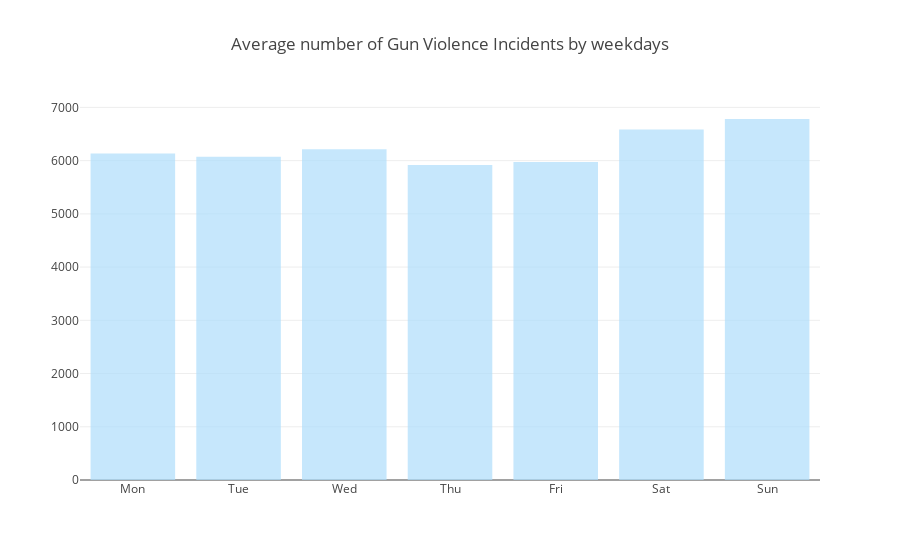

The cell this chart's notebook holds for it:
### Code cell
x3 = list(weekmap.values())
y3 = [weekday_mean[i] for i in list(weekmap.values())]
trace3 = go.Bar(x = x3, y = y3, name = 'weekday', opacity = 0.7, marker = dict(color = '#aedefc'))
layout = go.Layout(title = 'Average number of Gun Violence Incidents by weekdays')
fig = go.Figure(data = [trace3], layout = layout)
iplot(fig)

### Figure 1 — Plotly figure (JSON) as saved in the notebook; plotly's stock layout.template omitted (floating-point values rounded to 4 significant figures)
{"data": [{"marker": {"color": "#aedefc"}, "name": "weekday", "opacity": 0.7, "type": "bar", "uid": "3e072f3c-a51e-4ff7-9277-1f9838edf655", "x": ["Mon", "Tue", "Wed", "Thu", "Fri", "Sat", "Sun"], "y": [6136.0, 6073.0, 6215.0, 5917.0, 5975.0, 6583.0, 6782.0]}], "layout": {"title": "Average number of Gun Violence Incidents by weekdays"}}
